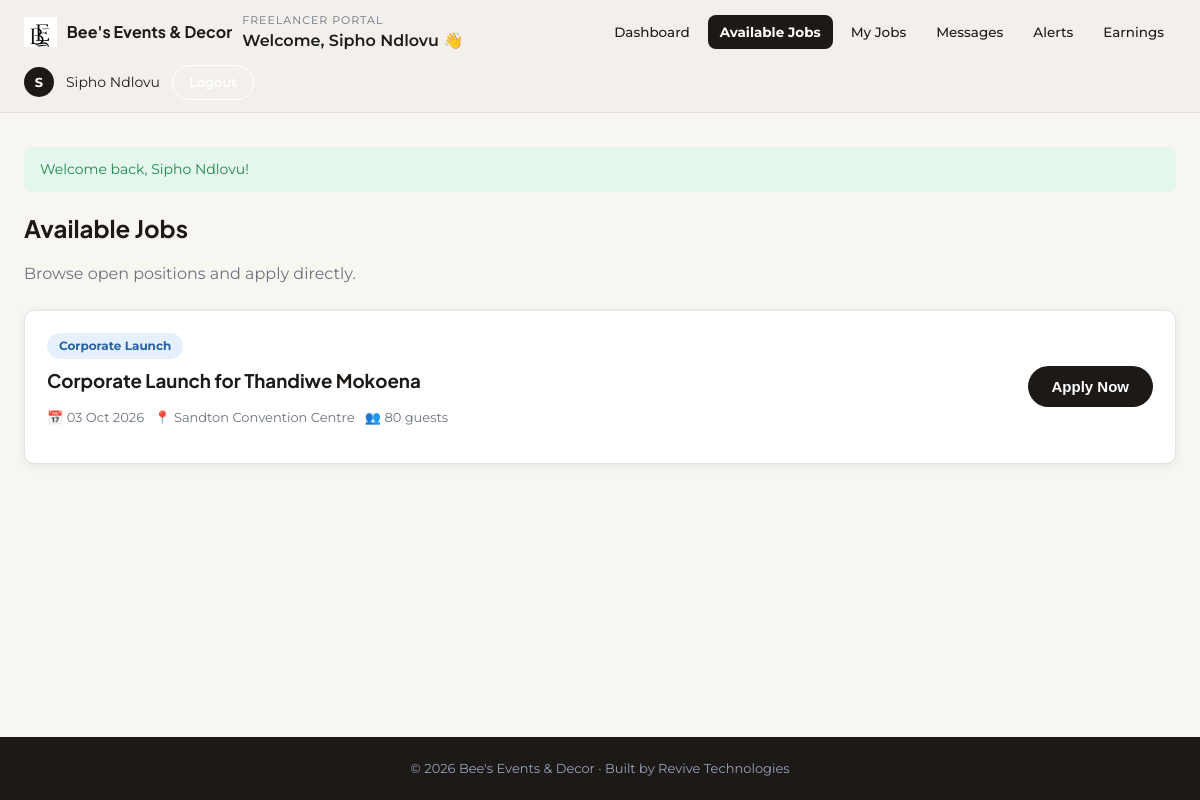
The page /freelancer/available-jobs.php (signed in) on the database its author committed.
### tables this page shows
CREATE TABLE bookings (
    booking_id    INT AUTO_INCREMENT PRIMARY KEY,
    client_id     INT NOT NULL,
    freelancer_id INT DEFAULT NULL,                 
    event_type    VARCHAR(120) NOT NULL,            
    event_date    DATE NOT NULL,
    venue         VARCHAR(200) DEFAULT NULL,
    guest_count   INT DEFAULT NULL,
    notes         TEXT,
    status        ENUM('pending','quoted','confirmed','completed','cancelled') NOT NULL DEFAULT 'pending',
    created_at    DATETIME NOT NULL DEFAULT CURRENT_TIMESTAMP,
    FOREIGN KEY (client_id) REFERENCES users(user_id) ON DELETE CASCADE,
    FOREIGN KEY (freelancer_id) REFERENCES freelancers(freelancer_id) ON DELETE SET NULL
);

CREATE TABLE users (
    user_id     INT AUTO_INCREMENT PRIMARY KEY,
    full_name   VARCHAR(120)  NOT NULL,
    email       VARCHAR(150)  NOT NULL UNIQUE,
    phone       VARCHAR(30)   DEFAULT NULL,
    password    VARCHAR(255)  NOT NULL,            
    role        ENUM('client','freelancer','admin') NOT NULL DEFAULT 'client',
    status      ENUM('active','suspended')  NOT NULL DEFAULT 'active',
    created_at  DATETIME NOT NULL DEFAULT CURRENT_TIMESTAMP
);

### includes/functions.php (called while the page is built, shortened)
<?php
function h($string) {
    return htmlspecialchars($string ?? '', ENT_QUOTES, 'UTF-8');
}
function nice_date($date) {
    return date('d M Y', strtotime($date));
}

### freelancer/available-jobs.php (the view, shortened to what this page needs)
<?php
require_once '../includes/functions.php';
require_once '../includes/auth_check.php';
$stmt = $pdo->query(
    "SELECT b.*, u.full_name AS client_name FROM bookings b
     JOIN users u ON b.client_id = u.user_id
     WHERE b.freelancer_id IS NULL AND b.status IN ('pending','confirmed')
     ORDER BY b.event_date ASC"
);
$jobs = $stmt->fetchAll();
include '../includes/header_dashboard.php';
?>
<h2>Available Jobs</h2>
<p style="color:var(--text-muted);margin-bottom:24px;">Browse open positions and apply directly.</p>
<?php if (empty($jobs)): ?>
    <div class="card empty-state">No open jobs right now - check back soon!</div>
<?php else: foreach ($jobs as $j): ?>
    <div class="card" style="display:flex;justify-content:space-between;align-items:center;margin-bottom:14px;flex-wrap:wrap;gap:10px;">
        <div>
            <span class="pill pill-quoted"><?php echo h($j['event_type']); ?></span>
            <h3 style="margin-top:8px;"><?php echo h($j['event_type']); ?> for <?php echo h($j['client_name']); ?></h3>
            <p style="color:var(--text-muted);font-size:13px;">
                📅 <?php echo nice_date($j['event_date']); ?> &nbsp; 📍 <?php echo h($j['venue'] ?: 'TBC'); ?>
                <?php if ($j['guest_count']): ?> &nbsp; 👥 <?php echo (int)$j['guest_count']; ?> guests<?php endif; ?>
            </p>
        </div>
        <form method="POST" action="available-jobs.php">
            <button type="submit" class="btn btn-primary">Apply Now</button>
        </form>
    </div>
<?php endforeach; endif; ?>
<?php include '../includes/footer_dashboard.php'; ?>

### assets/css/style.css (style rules this page uses)
:root { --font-heading: 'Plus Jakarta Sans', 'Segoe UI', Arial, sans-serif; --font-body: 'Montserrat', 'Segoe UI', Arial, sans-serif; --font-script: 'Playball', cursive; --navy: #1c1917; --navy-light: #2a2522; --gold: #a6a09b; --gold-light: #cbc5be; --cream: #f8f6f1; --text-dark: #1c1c1c; --text-muted: #6b7280; --border: #e5e2da; --success: #1e8a4c; --success-bg: #e5f6ec; --warning: #b5850a; --warning-bg: #fdf3d9; --danger: #c23b3b; --danger-bg: #fbe6e6; --info: #2563a8; --info-bg: #e6f0fb; --radius: 10px; --shadow: 0 2px 10px rgba(22, 35, 63, 0.08); }
* { box-sizing: border-box; }
body { margin: 0; font-family: var(--font-body); background: var(--cream); color: var(--text-dark); line-height: 1.5; min-height: 100vh; display: flex; flex-direction: column; }
h1, h2, h3, h4 { font-family: var(--font-heading); margin: 0 0 .4em 0; color: var(--navy); }
.btn { display: inline-block; padding: 12px 24px; border-radius: 999px; border: none; font-size: 15px; font-weight: 600; cursor: pointer; text-align: center; transition: transform .15s ease, opacity .15s ease; }
.btn-primary { background: var(--navy); color: #fff; }
.card { background: #fff; border: 1px solid var(--border); border-radius: var(--radius); box-shadow: var(--shadow); padding: 22px; }
.pill { display: inline-block; padding: 4px 12px; border-radius: 999px; font-size: 12px; font-weight: 700; }
.pill-quoted { background: var(--info-bg); color: var(--info); }

### rows shown on the page
bookings: event_type "Corporate Launch", client.full_name "Thandiwe Mokoena", event_date "03 Oct 2026", venue "Sandton Convention Centre", guest_count "80"

### other values the page prints
$portal_labels[$dash_role] "FREELANCER PORTAL"
$item['label'] "Dashboard"
$item['label'] "Available Jobs"
$item['label'] "My Jobs"
$item['label'] "Messages"
$item['label'] "Alerts"
$item['label'] "Earnings"
substr($display_name, 0, 1) "S"
$display_name "Sipho Ndlovu"
$flash['message'] "Welcome back, Sipho Ndlovu!"
